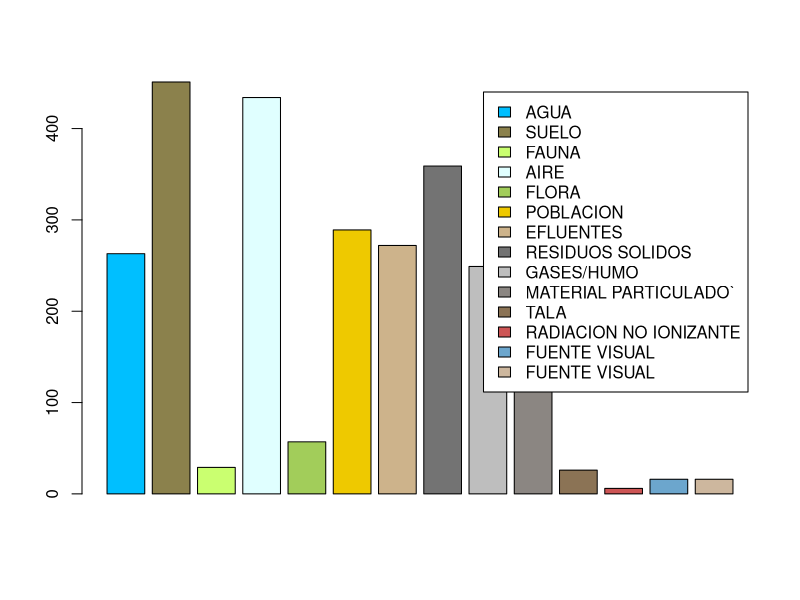
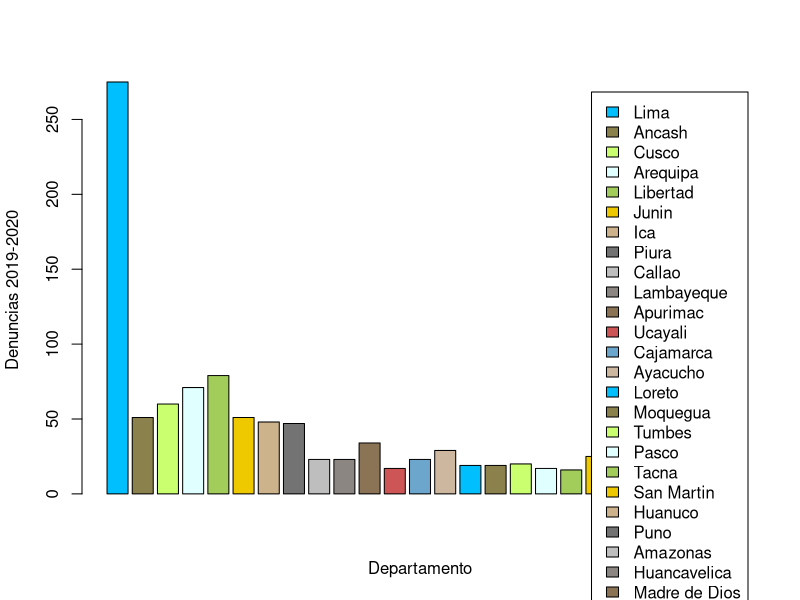
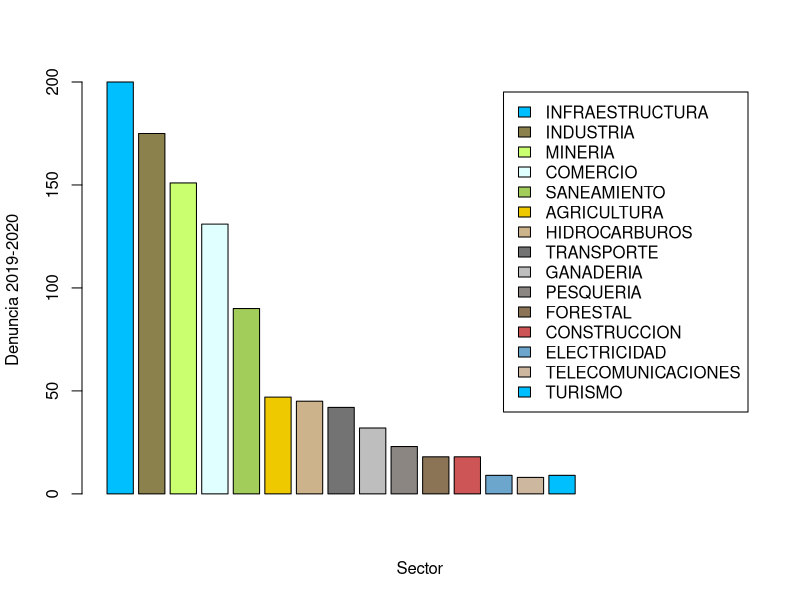
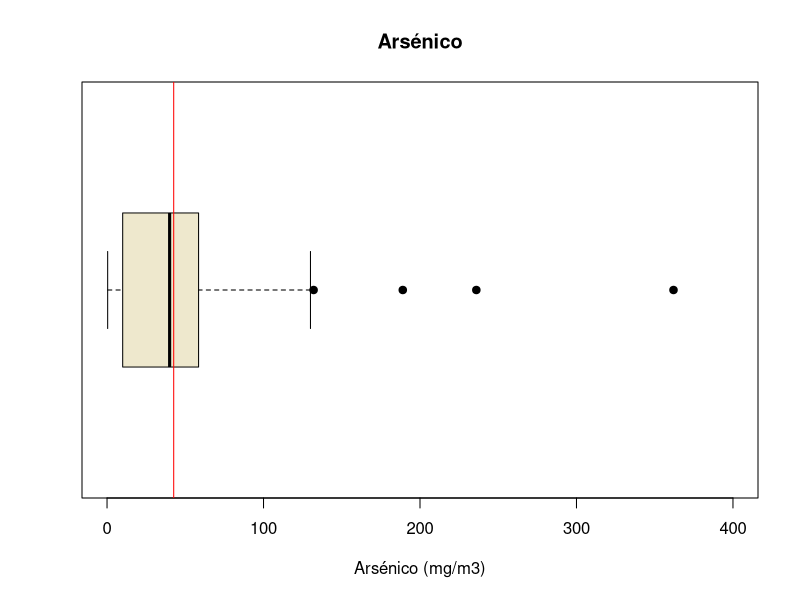
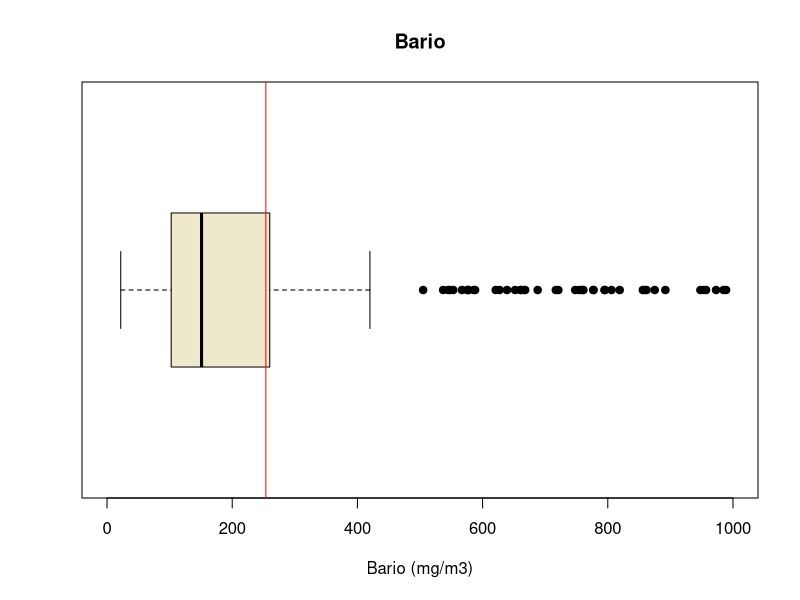
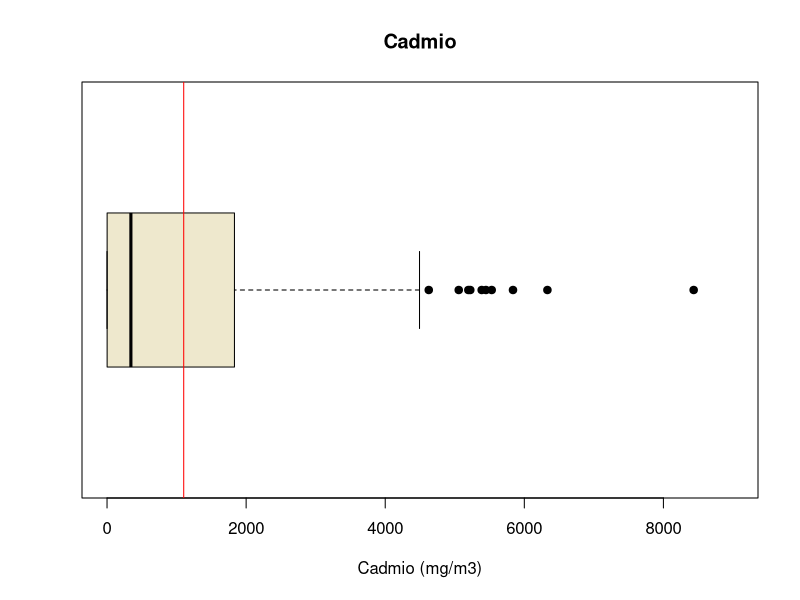
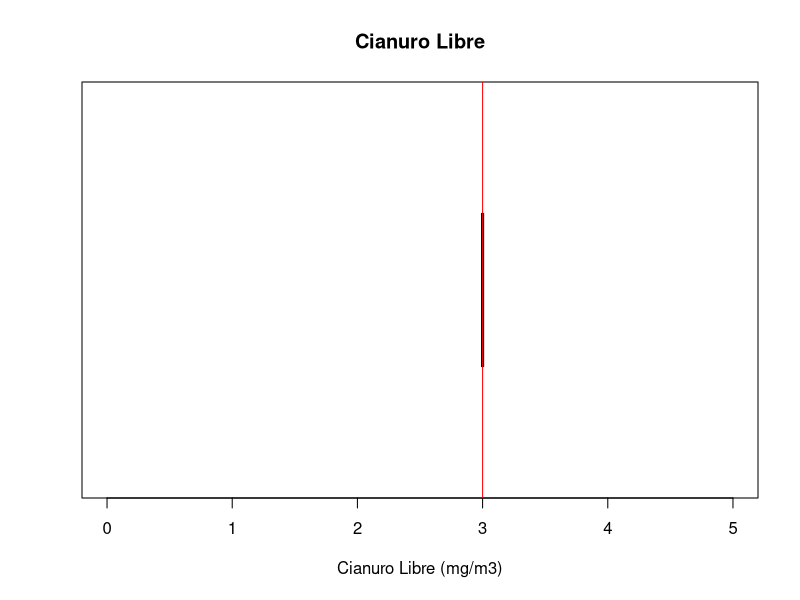
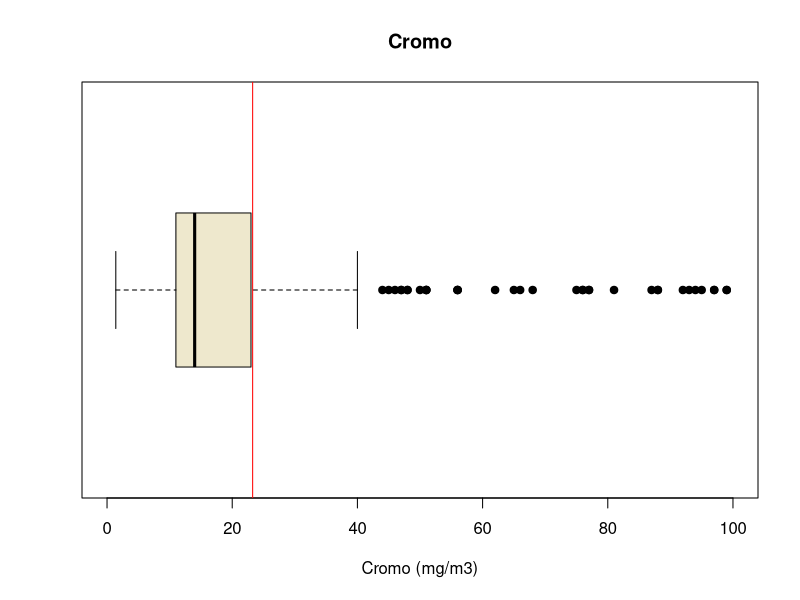

Recreate these plots in R, in order.
## ---- chunk 1
rm(list=ls()) 
## ---- chunk 2
library(readr)
library(dplyr)
## ---- chunk 3
DD1920 <- read_csv("Denuncias1920.csv",col_types=cols(Suelo = col_number()))
DD18 <- read_csv("Denuncias-18.csv")
CAS <- read_csv("CAS.csv", col_types = cols(Aluminio = col_number(), 
    Antimonio = col_number(), `Arsénico` = col_number(), 
    Bario = col_number(), Berilio = col_number(), 
    Bismuto = col_number(), Boro = col_number(), 
    Cadmio = col_number(), Calcio = col_number(), 
    Cerio = col_number(), `Cianuro libre` = col_number(), 
    Cobalto = col_number(), Cobre = col_number(), 
    Cromo = col_number(), `Estaño` = col_number(), 
    Estroncio = col_number(), Fósforo = col_number(), 
    Hierro = col_number(), Litio = col_number(), 
    Magnesio = col_number(), Manganeso = col_number(), 
    Mercurio = col_number(), Molibdeno = col_number(), 
    `Níquel` = col_number(), Plata = col_number(), 
    Plomo = col_number(), Potasio = col_number(), 
    Selenio = col_number(),Sodio = col_number(), Talio = col_number(), 
    Titanio = col_number(), Torio = col_number(), Uranio = col_number(), Zinc = col_number()))

## ---- chunk 4
CAA <- read_csv("CAA.csv", col_types = cols(Aluminio = col_number(), 
    `Aluminio disuelto` = col_number(), Amoniaco = col_number(), 
    Antimonio = col_number(), `Antimonio disuelto` = col_number(), 
    `Arsénico` = col_number(), `Arsénico disuelto` = col_number(), 
    Bario = col_number(), `Bario disuelto` = col_number(), 
    Berilio = col_number(), `Berilio disuelto` = col_number(), 
    Bicarbonatos = col_number(), Bismuto = col_number(), 
    `Bismuto disuelto` = col_number(), Boro = col_number(), 
    `Boro disuelto` = col_number(), Cadmio = col_number(), 
    `Cadmio disuelto` = col_number(), Calcio = col_number(), 
    `Calcio disuelto` = col_number(), Carbonatos = col_number(), 
    Caudal = col_number(), `Cianuro libre` = col_number(), 
    `Cianuro Wad` = col_number(), Cloruros = col_number(), 
    Cobalto = col_number(), `Cobalto disuelto` = col_number(), 
    Cobre = col_number(), `Cobre disuelto` = col_number(), 
    Cromo = col_number()))
## ---- chunk 5

Obs <- c("Observaciones","Observaciones incompletas","Datos faltantes", "Variables Totales")
N <- c(nrow(DD18),sum(!complete.cases(DD18)),sum(is.na(DD18)), ncol(DD18) )
OB1 <- data.frame(Obs,N)
OB1
## ---- chunk 6

Obs3 <- c("Observaciones","Observaciones incompletas","Datos faltantes", "Variables Totales")
N3 <- c(nrow(DD1920),sum(!complete.cases(DD1920)),sum(is.na(DD1920)), ncol(DD1920) )
OB3 <- data.frame(Obs3,N3)
OB3
## ---- chunk 7

Obs2 <- c("Observaciones","Observaciones incompletas","Datos faltantes", "Variables Totales")
N2 <- c(nrow(CAS),sum(!complete.cases(CAS)),sum(is.na(CAS)), ncol(CAS))
OB2 <- data.frame(Obs2,N2)
OB2
## ---- chunk 8
Variables <- c("Departamento", "Provincia" ,"Distrito", "Actividad económica","Tipo de contaminacion","Estado de la demanda")

`Tipo_de_Variable` <- c("Nominal","Nominal","Nominal","Nominal","Nominal", "Nominal")
Restricciones <- c("En el Peru","En el Peru", "En el Peru", "Legales","Agua, SUelo, Aire, Fauna" ,"Abierta o Cerrada")

ED <- data.frame(Variables,`Tipo_de_Variable`, Restricciones)
ED
## ---- chunk 9
Variables2 <- c("ESTE","NORTE","Aluminio","Antionio","Arsénico",	"Bario","Berilio","Bismuto","Boro","Cadmio","Calcio","Cerio","Cianuro libre","Cobalto","Cobre","Cromo","Cromo Hexavelante","Estaño", "Estroncio","Fósforo","Hierro","Litio","Magnecio","Manganeso","Mercurio","Molibdeno","Níquel","Plata","Plomo","Potasio","Selenio","Sodio","Talio","Torio")

`Tipo_de_Variable2` <- c("Discretas","Discretas","Discretas","Discretas","Discretas","Discretas","Discretas","Discretas","Discretas","Discretas","Discretas","Discretas","Discretas","Discretas","Discretas","Discretas","Discretas","Discretas","Discretas","Discretas","Discretas","Discretas","Discretas","Discretas","Discretas","Discretas","Discretas","Discretas","Discretas","Discretas","Discretas","Discretas","Discretas","Discretas")

Restricciones2  <- c("Coordenadas","Coordenadas", " 40973-5726 (ppm)","21.9-989 (ppm)", "<0.0017-9.698(ppm)","<0.4-94(ppm)","21.9-989(ppm)","<0.001-1.85(ppm)","<0.0008-2.63(ppm)","<0.18-91.2(ppm)","<0.0007-6.256(ppm)","-9748(ppm)","8.446-9496(ppm)","<0.3(ppm)","0.481-999(ppm)","1.5-98(ppm)","1.4-99(ppm","-0.4(ppm)","<0.1-1.9(ppm)","3.03-991","60-2946(ppm)","8250-100138(ppm)","0.338-992(ppm)","229-14458(ppm)","65.6-5629(ppm)","<0.03-0.33(ppm)","<0.003-7.3(ppm)","0.679-995(ppm)","<0.006-1.29(ppm)","3.79-997(ppm)","271-7913(ppm)","<0.004-3.78(ppm)","<1-992","<0.0002-2.168(ppm)")


ED2 <- data.frame(Variables2,`Tipo_de_Variable2`, Restricciones2)
ED2
## ---- chunk 10
tipo <- c("AGUA","SUELO","FAUNA","AIRE","FLORA","POBLACION","EFLUENTES","RESIDUOS SOLIDOS","GASES/HUMO","MATERIAL PARTICULADO`","TALA","RADIACION NO IONIZANTE","FUENTE VISUAL","FUENTE VISUAL")

cantidad <- c(sum(DD1920$AGUA),
sum(DD1920$SUELO),sum(DD1920$FAUNA),sum(DD1920$AIRE),
sum(DD1920$FLORA),sum(DD1920$POBLACION),sum(DD1920$EFLUENTES),sum(DD1920$`RESIDUOS SOLIDOS`),sum(DD1920$`GASES/HUMO`),sum(DD1920$`MATERIAL PARTICULADO`),sum(DD1920$TALA),sum(DD1920$`RADIACION NO IONIZANTE`),sum(DD1920$`FUENTE VISUAL`),sum(DD1920$`FUENTE VISUAL`))

colores <- c("deepskyblue1","lightgoldenrod4","darkolivegreen1", "lightcyan","darkolivegreen3","gold2","navajowhite3","gray45","gray","seashell4","burlywood4", "indianred3", "skyblue3", "bisque3")

DDA<-data.frame(tipo, cantidad)
barplot(DDA[1:14,2],legend=c("AGUA","SUELO","FAUNA","AIRE","FLORA","POBLACION","EFLUENTES","RESIDUOS SOLIDOS","GASES/HUMO","MATERIAL PARTICULADO`","TALA","RADIACION NO IONIZANTE","FUENTE VISUAL","FUENTE VISUAL"), col =colores)

## ---- chunk 11
#denuncias 2019-2020

DEP1920 <- c("Lima","Ancash","Cusco", "Arequipa","Libertad", "Junin","Ica","Piura","Callao","Lambayeque","Apurimac","Ucayali","Cajamarca","Ayacucho","Loreto" ,"Moquegua","Tumbes","Pasco","Tacna","San Martin","Huanuco","Puno","Amazonas","Huancavelica","Madre de Dios")

CAN1920 <- c(sum(DD1920$DEPARTAMENTO == "LIMA"),sum(DD1920$DEPARTAMENTO == "ANCASH"),sum(DD1920$DEPARTAMENTO == "CUSCO"),sum(DD1920$DEPARTAMENTO == "AREQUIPA"),sum(DD1920$DEPARTAMENTO == "LA LIBERTAD"),sum(DD1920$DEPARTAMENTO == "JUNIN"),sum(DD1920$DEPARTAMENTO == "ICA"),sum(DD1920$DEPARTAMENTO == "PIURA"),sum(DD1920$DEPARTAMENTO == "CALLAO"),sum(DD1920$DEPARTAMENTO == "LAMBAYEQUE"),sum(DD1920$DEPARTAMENTO == "APURIMAC"),sum(DD1920$DEPARTAMENTO == "UCAYALI"),sum(DD1920$DEPARTAMENTO == "CAJAMARCA"),sum(DD1920$DEPARTAMENTO == "AYACUCHO"),sum(DD1920$DEPARTAMENTO == "LORETO"),sum(DD1920$DEPARTAMENTO == "MOQUEGUA"),sum(DD1920$DEPARTAMENTO == "TUMBES"),sum(DD1920$DEPARTAMENTO == "PASCO"),sum(DD1920$DEPARTAMENTO == "TACNA"),sum(DD1920$DEPARTAMENTO == "SAN MARTIN"),sum(DD1920$DEPARTAMENTO == "HUANUCO"),sum(DD1920$DEPARTAMENTO == "PUNO"),sum(DD1920$DEPARTAMENTO == "AMAZONAS"),sum(DD1920$DEPARTAMENTO == "HUANCAVELICA"),sum(DD1920$DEPARTAMENTO == "MADRE DE DIOS"))

Tabla1920 <- data.frame(DEP1920,CAN1920)

barplot(Tabla1920[1:25,2],legend=c("Lima","Ancash","Cusco", "Arequipa","Libertad", "Junin","Ica","Piura","Callao","Lambayeque","Apurimac","Ucayali","Cajamarca","Ayacucho","Loreto" ,"Moquegua","Tumbes","Pasco","Tacna","San Martin","Huanuco","Puno","Amazonas","Huancavelica","Madre de Dios"),col = colores, xlab="Departamento",ylab="Denuncias 2019-2020")

## ---- chunk 12
#Sector economico 2019-2020
ACTECO1920 <- c("INFRAESTRUCTURA","INDUSTRIA", "MINERIA","COMERCIO","SANEAMIENTO","AGRICULTURA","HIDROCARBUROS","TRANSPORTE","GANADERIA","PESQUERIA","FORESTAL","CONSTRUCCION","ELECTRICIDAD","TELECOMUNICACIONES","TURISMO" )

CAN1920 <- c(sum(DD1920$`ACTIVIDAD ECONOMICA` == "INFRAESTRUCTURA"),sum(DD1920$`ACTIVIDAD ECONOMICA` == "INDUSTRIA"),sum(DD1920$`ACTIVIDAD ECONOMICA` == "MINERIA"),sum(DD1920$`ACTIVIDAD ECONOMICA`== "COMERCIO"),sum(DD1920$`ACTIVIDAD ECONOMICA` == "SANEAMIENTO"),sum(DD1920$`ACTIVIDAD ECONOMICA` == "AGRICULTURA"),sum(DD1920$`ACTIVIDAD ECONOMICA`== "HIDROCARBUROS"),sum(DD1920$`ACTIVIDAD ECONOMICA` == "TRANSPORTE"),sum(DD1920$`ACTIVIDAD ECONOMICA` == "GANADERIA"),sum(DD1920$`ACTIVIDAD ECONOMICA` == "PESQUERIA"),sum(DD1920$`ACTIVIDAD ECONOMICA`== "FORESTAL"),sum(DD1920$`ACTIVIDAD ECONOMICA` == "CONSTRUCCION"),sum(DD1920$`ACTIVIDAD ECONOMICA` == "ELECTRICIDAD"),sum(DD1920$`ACTIVIDAD ECONOMICA` == "TELECOMUNICACIONES"),sum(DD1920$`ACTIVIDAD ECONOMICA` == "TURISMO"))

tabla1920 <- data.frame(ACTECO1920,CAN1920)

barplot(tabla1920[1:20,2], legend= c("INFRAESTRUCTURA","INDUSTRIA", "MINERIA","COMERCIO","SANEAMIENTO","AGRICULTURA","HIDROCARBUROS","TRANSPORTE","GANADERIA","PESQUERIA","FORESTAL","CONSTRUCCION","ELECTRICIDAD","TELECOMUNICACIONES","TURISMO" ), col= colores,xlab="Sector", ylab="Denuncia 2019-2020")
## ---- chunk 13
boxplot(CAS$Arsénico, horizontal = TRUE, main = "Arsénico", col="cornsilk2", xlab= "Arsénico (mg/m3)",pch= 19, ylim=c(0,400) )
abline(v = mean(CAS$Arsénico, na.rm = TRUE, ), col = "red")
Media <- mean(CAS$Arsénico, na.rm=TRUE, col="red")
Mediana <-median(CAS$Arsénico, na.rm=TRUE)
No_contaminado <- sum(CAS$Arsénico > 0.001 & CAS$Arsénico < 250,na.rm=TRUE)
Elemento <- c("Arsénico")
Tab <- data.frame(Elemento,No_contaminado,Media,Mediana)
Tab
## ---- chunk 14
summary(CAS$Arsénico)
n=227
ns<- (1-0.25)/2
Zcritico <- qnorm(0.25+ns)
Desviacion_Estandar_Muestral <- sd(CAS$Arsénico, na.rm=TRUE)
Media_Muestral <- mean(CAS$Arsénico, na.rm=TRUE)
I.Izquierdo<- Media_Muestral-Zcritico*Desviacion_Estandar_Muestral/sqrt(n)
I.Derecho<- Media_Muestral+Zcritico*Desviacion_Estandar_Muestral/sqrt(n)
Precisión <- Zcritico*Desviacion_Estandar_Muestral/sqrt(n)


## ---- chunk 15
IDC <- data.frame(Desviacion_Estandar_Muestral,Media_Muestral,Zcritico,I.Izquierdo,I.Derecho,Precisión)
IDC
## ---- chunk 16
boxplot(CAS$Bario, horizontal = TRUE, main = "Bario", col="cornsilk2", xlab= "Bario (mg/m3)",pch= 19, ylim=c(0,1000) )
abline(v = mean(CAS$Bario, na.rm = TRUE, ), col = "red")
Media <- mean(CAS$Bario, na.rm=TRUE, col="red")
Mediana <-median(CAS$Bario, na.rm=TRUE)
No_contaminado <- sum(CAS$Bario > 0 & CAS$Bario < 750,na.rm=TRUE)
Elemento <- c("Bario")
Tab <- data.frame(Elemento,No_contaminado,Media,Mediana)
Tab

## ---- chunk 17
summary(CAS$Bario)
n=227
ns<- (1-0.95)/2
Zcritico <- qnorm(0.95+ns)
Desviacion_Estandar_Muestral <- sd(CAS$Bario, na.rm=TRUE)
Media_Muestral <- mean(CAS$Bario, na.rm=TRUE)
I.Izquierdo<- Media_Muestral-Zcritico*Desviacion_Estandar_Muestral/sqrt(n)
I.Derecho<- Media_Muestral+Zcritico*Desviacion_Estandar_Muestral/sqrt(n)
Precisión <- Zcritico*Desviacion_Estandar_Muestral/sqrt(n)
## ---- chunk 18
IDC <- data.frame(Desviacion_Estandar_Muestral,Media_Muestral,Zcritico,I.Izquierdo,I.Derecho,Precisión)
IDC
## ---- chunk 19
boxplot(CAS$Cadmio, horizontal = TRUE, main = "Cadmio", col="cornsilk2", xlab= "Cadmio (mg/m3)",pch= 19, ylim=c(0,9000) )
abline(v = mean(CAS$Cadmio, na.rm = TRUE, ), col = "red")
Media <- mean(CAS$Cadmio, na.rm=TRUE, col="red")
Mediana <-median(CAS$Cadmio, na.rm=TRUE)
No_contaminado <- sum(CAS$Cadmio > 0 & CAS$Cadmio < 22,na.rm=TRUE)
Elemento <- c("Cadmio")
Tab <- data.frame(Elemento,No_contaminado,Media,Mediana)
Tab
## ---- chunk 20
summary(CAS$Cadmio)
n=227
ns<- (1-0.05)/2
Zcritico <- qnorm(0.05+ns)
Desviacion_Estandar_Muestral <- sd(CAS$Cadmio, na.rm=TRUE)
Media_Muestral <- mean(CAS$Cadmio, na.rm=TRUE)
I.Izquierdo<- Media_Muestral-Zcritico*Desviacion_Estandar_Muestral/sqrt(n)
I.Derecho<- Media_Muestral+Zcritico*Desviacion_Estandar_Muestral/sqrt(n)
Precisión <- Zcritico*Desviacion_Estandar_Muestral/sqrt(n)


## ---- chunk 21
IDC <- data.frame(Desviacion_Estandar_Muestral,Media_Muestral,Zcritico,I.Izquierdo,I.Derecho,Precisión)
IDC
## ---- chunk 22
boxplot(CAS$`Cianuro libre`, horizontal = TRUE, main = "Cianuro Libre", col="cornsilk2", xlab= "Cianuro Libre (mg/m3)",pch= 19, ylim=c(0,5) )
abline(v = mean(CAS$`Cianuro libre`, na.rm = TRUE, ), col = "red")
Media <- mean(CAS$`Cianuro libre`, na.rm=TRUE, col="red")
Mediana <-median(CAS$`Cianuro libre`, na.rm=TRUE)
No_contaminado <- sum(CAS$`Cianuro libre` > 0 & CAS$`Cianuro libre` <8 ,na.rm=TRUE)
Elemento <- c("Cianuro libre")
Tab <- data.frame(Elemento,No_contaminado,Media,Mediana)
Tab

## ---- chunk 23
summary(CAS$`Cianuro libre`)
n=227
ns<- (1-0.95)/2
Zcritico <- qnorm(0.95+ns)
Desviacion_Estandar_Muestral <- sd(CAS$`Cianuro libre`, na.rm=TRUE)
Media_Muestral <- mean(CAS$`Cianuro libre`, na.rm=TRUE)
I.Izquierdo<- Media_Muestral-Zcritico*Desviacion_Estandar_Muestral/sqrt(n)
I.Derecho<- Media_Muestral+Zcritico*Desviacion_Estandar_Muestral/sqrt(n)
Precisión <- Zcritico*Desviacion_Estandar_Muestral/sqrt(n)


## ---- chunk 24
IDC <- data.frame(Desviacion_Estandar_Muestral,Media_Muestral,Zcritico,I.Izquierdo,I.Derecho,Precisión)
IDC
## ---- chunk 25
boxplot(CAS$Cromo, horizontal = TRUE, main = "Cromo", col="cornsilk2", xlab= "Cromo (mg/m3)",pch= 19, ylim=c(0,100) )
abline(v = mean(CAS$Cromo, na.rm = TRUE, ), col = "red")
Media <- mean(CAS$Cromo, na.rm=TRUE, col="red")
Mediana <-median(CAS$Cromo, na.rm=TRUE)
No_contaminado <- sum(CAS$Cromo > 1 & CAS$Cromo < 1500,na.rm=TRUE)
Elemento <- c("Cromo")
Tab <- data.frame(Elemento,No_contaminado,Media,Mediana)
Tab
## ---- chunk 26
summary(CAS$Cromo)
n=227
ns<- (1-0.95)/2
Zcritico <- qnorm(0.95+ns)
Desviacion_Estandar_Muestral <- sd(CAS$Cromo, na.rm=TRUE)
Media_Muestral <- mean(CAS$Cromo, na.rm=TRUE)
I.Izquierdo<- Media_Muestral-Zcritico*Desviacion_Estandar_Muestral/sqrt(n)
I.Derecho<- Media_Muestral+Zcritico*Desviacion_Estandar_Muestral/sqrt(n)
Precisión <- Zcritico*Desviacion_Estandar_Muestral/sqrt(n)


## ---- chunk 27
IDC <- data.frame(Desviacion_Estandar_Muestral,Media_Muestral,Zcritico,I.Izquierdo,I.Derecho,Precisión)
IDC
## ---- chunk 28
boxplot(CAS$Mercurio, horizontal = TRUE, main = "Mercurio", col="cornsilk2", xlab= "Mercurio (mg/m3)",pch= 19, ylim=c(0,7) )
abline(v = mean(CAS$Mercurio, na.rm = TRUE, ), col = "red")
Media <- mean(CAS$Mercurio, na.rm=TRUE, col="red")
Mediana <-median(CAS$Mercurio, na.rm=TRUE)
No_contaminado <- sum(CAS$Mercurio > 0 & CAS$Mercurio < 24,na.rm=TRUE)
Elemento <- c("Mercurio")
Tab <- data.frame(Elemento,No_contaminado,Media,Mediana)
Tab
## ---- chunk 29
summary(CAS$Mercurio)
n=227
ns<- (1-0.95)/2
Zcritico <- qnorm(0.95+ns)
Desviacion_Estandar_Muestral <- sd(CAS$Mercurio, na.rm=TRUE)
Media_Muestral <- mean(CAS$Mercurio, na.rm=TRUE)
I.Izquierdo<- Media_Muestral-Zcritico*Desviacion_Estandar_Muestral/sqrt(n)
I.Derecho<- Media_Muestral+Zcritico*Desviacion_Estandar_Muestral/sqrt(n)
Precisión <- Zcritico*Desviacion_Estandar_Muestral/sqrt(n)


## ---- chunk 30
IDC <- data.frame(Desviacion_Estandar_Muestral,Media_Muestral,Zcritico,I.Izquierdo,I.Derecho,Precisión)
IDC
## ---- chunk 31
boxplot(CAS$Plomo, horizontal = TRUE, main = "Plomo", col="cornsilk2", xlab= "Plomo (mg/m3)",pch= 19, ylim=c(0,1000) )
abline(v = mean(CAS$Plomo, na.rm = TRUE, ), col = "red")
Media <- mean(CAS$Plomo, na.rm=TRUE, col="red")
Mediana <-median(CAS$Plomo, na.rm=TRUE)
No_contaminado <- sum(CAS$Plomo > 1 & CAS$Plomo < 1500,na.rm=TRUE)
Elemento <- c("Plomo")
Tab <- data.frame(Elemento,No_contaminado,Media,Mediana)
Tab
## ---- chunk 32
summary(CAS$Plomo)
n=227
ns<- (1-0.95)/2
Zcritico <- qnorm(0.95+ns)
Desviacion_Estandar_Muestral <- sd(CAS$Plomo, na.rm=TRUE)
Media_Muestral <- mean(CAS$Plomo, na.rm=TRUE)
I.Izquierdo<- Media_Muestral-Zcritico*Desviacion_Estandar_Muestral/sqrt(n)
I.Derecho<- Media_Muestral+Zcritico*Desviacion_Estandar_Muestral/sqrt(n)
Precisión <- Zcritico*Desviacion_Estandar_Muestral/sqrt(n)


## ---- chunk 33
IDC <- data.frame(Desviacion_Estandar_Muestral,Media_Muestral,Zcritico,I.Izquierdo,I.Derecho,Precisión)
IDC
## ---- chunk 34
boxplot(CAS$Zinc, horizontal = TRUE, main = "Zinc", col="cornsilk2", xlab= "Zinc (mg/m3)",pch= 19, ylim=c(0,1000) )
abline(v = mean(CAS$Zinc, na.rm = TRUE, ), col = "red")
Media <- mean(CAS$Zinc, na.rm=TRUE, col="red")
Mediana <-median(CAS$Zinc, na.rm=TRUE)
No_contaminado <- sum(CAS$Zinc > 1 & CAS$Zinc < 1500,na.rm=TRUE)
Elemento <- c("Níquel")
Tab <- data.frame(Elemento,No_contaminado,Media,Mediana)
Tab
## ---- chunk 35
summary(CAS$Zinc)
n=227
ns<- (1-0.95)/2
Zcritico <- qnorm(0.95+ns)
Desviacion_Estandar_Muestral <- sd(CAS$Zinc, na.rm=TRUE)
Media_Muestral <- mean(CAS$Zinc, na.rm=TRUE)
I.Izquierdo<- Media_Muestral-Zcritico*Desviacion_Estandar_Muestral/sqrt(n)
I.Derecho<- Media_Muestral+Zcritico*Desviacion_Estandar_Muestral/sqrt(n)
Precisión <- Zcritico*Desviacion_Estandar_Muestral/sqrt(n)


## ---- chunk 36
IDC <- data.frame(Desviacion_Estandar_Muestral,Media_Muestral,Zcritico,I.Izquierdo,I.Derecho,Precisión)
IDC
## ---- chunk 37
boxplot(CAS$Cobre, horizontal = TRUE, main = "Cobre", col="cornsilk2", xlab= "Cobre (mg/m3)",pch= 19, ylim=c(0,200) )
abline(v = mean(CAS$Cobre, na.rm = TRUE, ), col = "red")
Media <- mean(CAS$Cobre, na.rm=TRUE, col="red")
Mediana <-median(CAS$Cobre, na.rm=TRUE)
No_contaminado <- sum(CAS$Cobre > 1 & CAS$Cobre < 250,na.rm=TRUE)
Elemento <- c("Cobre")
Tab <- data.frame(Elemento,No_contaminado,Media,Mediana)
Tab
## ---- chunk 38
summary(CAS$Cromo)
n=227
ns<- (1-0.95)/2
Zcritico <- qnorm(0.95+ns)
Desviacion_Estandar_Muestral <- sd(CAS$Cromo, na.rm=TRUE)
Media_Muestral <- mean(CAS$Cromo, na.rm=TRUE)
I.Izquierdo<- Media_Muestral-Zcritico*Desviacion_Estandar_Muestral/sqrt(n)
I.Derecho<- Media_Muestral+Zcritico*Desviacion_Estandar_Muestral/sqrt(n)
Precisión <- Zcritico*Desviacion_Estandar_Muestral/sqrt(n)


## ---- chunk 39
IDC <- data.frame(Desviacion_Estandar_Muestral,Media_Muestral,Zcritico,I.Izquierdo,I.Derecho,Precisión)
IDC
## ---- chunk 40
boxplot(CAS$Aluminio, horizontal = TRUE, main = "Aluminio", col="cornsilk2", xlab= "Aluminio (mg/m3)",pch= 19, ylim=c(0,45000) )
abline(v = mean(CAS$Aluminio, na.rm = TRUE, ), col = "red")
Media <- mean(CAS$Aluminio, na.rm=TRUE, col="red")
Mediana <-median(CAS$Aluminio, na.rm=TRUE)
Tab <- data.frame(Media,Mediana)
Tab
## ---- chunk 41
boxplot(CAS$Antimonio, horizontal = TRUE, main = "Antimonio", col="cornsilk2", xlab= "Antimonio (mg/m3)",pch= 19, ylim=c(0,9500) )
abline(v = mean(CAS$Antimonio, na.rm = TRUE, ), col = "red")
Media <- mean(CAS$Antimonio, na.rm=TRUE, col="red")
Mediana <-median(CAS$Antimonio, na.rm=TRUE)
Tab <- data.frame(Media,Mediana)
Tab
## ---- chunk 42
boxplot(CAS$Berilio, horizontal = TRUE, main = "Berilio", col="cornsilk2", xlab= "Berilio (mg/m3)",pch= 19, ylim=c(0,1500) )
abline(v = mean(CAS$Berilio, na.rm = TRUE, ), col = "red")
Media <- mean(CAS$Berilio, na.rm=TRUE, col="red")
Mediana <-median(CAS$Berilio, na.rm=TRUE)
Tab <- data.frame(Media,Mediana)
Tab
## ---- chunk 43
boxplot(CAS$Bismuto, horizontal = TRUE, main = "Bismuto", col="cornsilk2", xlab= "Bismuto (mg/m3)",pch= 19, ylim=c(0,2800) )
abline(v = mean(CAS$Bismuto, na.rm = TRUE, ), col = "red")
Media <- mean(CAS$Bismuto, na.rm=TRUE, col="red")
Mediana <-median(CAS$Bismuto, na.rm=TRUE)
Tab <- data.frame(Media,Mediana)
Tab
## ---- chunk 44
boxplot(CAS$Boro, horizontal = TRUE, main = "Boro", col="cornsilk2", xlab= "Boro (mg/m3)",pch= 19, ylim=c(0,1100) )
abline(v = mean(CAS$Boro, na.rm = TRUE, ), col = "red")
Media <- mean(CAS$Boro, na.rm=TRUE, col="red")
Mediana <-median(CAS$Boro, na.rm=TRUE)
Tab <- data.frame(Media,Mediana)
Tab
## ---- chunk 45
boxplot(CAS$Calcio, horizontal = TRUE, main = "Calcio", col="cornsilk2", xlab= "Calcio (mg/m3)",pch= 19, ylim=c(0,10500) )
abline(v = mean(CAS$Calcio, na.rm = TRUE, ), col = "red")
Media <- mean(CAS$Calcio, na.rm=TRUE, col="red")
Mediana <-median(CAS$Calcio, na.rm=TRUE)
Tab <- data.frame(Media,Mediana)
Tab
## ---- chunk 46
boxplot(CAS$Cerio, horizontal = TRUE, main = "Cerio", col="cornsilk2", xlab= "Cerio (mg/m3)",pch= 19, ylim=c(0,10300) )
abline(v = mean(CAS$Cerio, na.rm = TRUE, ), col = "red")
Media <- mean(CAS$Cerio, na.rm=TRUE, col="red")
Mediana <-median(CAS$Cerio, na.rm=TRUE)
Tab <- data.frame(Media,Mediana)
Tab
## ---- chunk 47
boxplot(CAS$Cobalto, horizontal = TRUE, main = "Cobalto", col="cornsilk2", xlab= "Cobalto (mg/m3)",pch= 19, ylim=c(0,800) )
abline(v = mean(CAS$Cobalto, na.rm = TRUE, ), col = "red")
Media <- mean(CAS$Cobalto, na.rm=TRUE, col="red")
Mediana <-median(CAS$Cobalto, na.rm=TRUE)
Tab <- data.frame(Media,Mediana)
Tab
## ---- chunk 48
boxplot(CAS$Estaño, horizontal = TRUE, main = "Estaño", col="cornsilk2", xlab= "Estaño (mg/m3)",pch= 19, ylim=c(0,100) )
abline(v = mean(CAS$Estaño, na.rm = TRUE, ), col = "red")
Media <- mean(CAS$Estaño, na.rm=TRUE, col="red")
Mediana <-median(CAS$Estaño, na.rm=TRUE)
Tab <- data.frame(Media,Mediana)
Tab
## ---- chunk 49
boxplot(CAS$Estroncio, horizontal = TRUE, main = "Estroncio", col="cornsilk2", xlab= "Estroncio (mg/m3)",pch= 19, ylim=c(0,1000) )
abline(v = mean(CAS$Estroncio, na.rm = TRUE, ), col = "red")
Media <- mean(CAS$Estroncio, na.rm=TRUE, col="red")
Mediana <-median(CAS$Estroncio, na.rm=TRUE)
Tab <- data.frame(Media,Mediana)
Tab
## ---- chunk 50
boxplot(CAS$Fósforo, horizontal = TRUE, main = "Fósforo", col="cornsilk2", xlab= "Fósforo (mg/m3)",pch= 19, ylim=c(0,3500) )
abline(v = mean(CAS$Fósforo, na.rm = TRUE, ), col = "red")
Media <- mean(CAS$Fósforo, na.rm=TRUE, col="red")
Mediana <-median(CAS$Fósforo, na.rm=TRUE)
Tab <- data.frame(Media,Mediana)
Tab
## ---- chunk 51
boxplot(CAS$Hierro, horizontal = TRUE, main = "Hierro", col="cornsilk2", xlab= "Hierro (mg/m3)",pch= 19, ylim=c(0,80000) )
abline(v = mean(CAS$Hierro, na.rm = TRUE, ), col = "red")
Media <- mean(CAS$Hierro, na.rm=TRUE, col="red")
Mediana <-median(CAS$Hierro, na.rm=TRUE)
Tab <- data.frame(Media,Mediana)
Tab
## ---- chunk 52
boxplot(CAS$Litio, horizontal = TRUE, main = "Litio", col="cornsilk2", xlab= "Litio (mg/m3)",pch= 19, ylim=c(0,1200) )
abline(v = mean(CAS$Litio, na.rm = TRUE, ), col = "red")
Media <- mean(CAS$Litio, na.rm=TRUE, col="red")
Mediana <-median(CAS$Litio, na.rm=TRUE)
Tab <- data.frame(Media,Mediana)
Tab
## ---- chunk 53
boxplot(CAS$Magnesio, horizontal = TRUE, main = "Magnesio", col="cornsilk2", xlab= "Magnesio (mg/m3)",pch= 19, ylim=c(0,17000) )
abline(v = mean(CAS$Magnesio, na.rm = TRUE, ), col = "red")
Media <- mean(CAS$Magnesio, na.rm=TRUE, col="red")
Mediana <-median(CAS$Magnesio, na.rm=TRUE)
Tab <- data.frame(Media,Mediana)
Tab
## ---- chunk 54
boxplot(CAS$Manganeso, horizontal = TRUE, main = "Manganeso", col="cornsilk2", xlab= "Manganeso (mg/m3)",pch= 19, ylim=c(0,2000) )
abline(v = mean(CAS$Manganeso, na.rm = TRUE, ), col = "red")
Media <- mean(CAS$Manganeso, na.rm=TRUE, col="red")
Mediana <-median(CAS$Manganeso, na.rm=TRUE)
Tab <- data.frame(Media,Mediana)
Tab
## ---- chunk 55
boxplot(CAS$Molibdeno, horizontal = TRUE, main = "Molibdeno", col="cornsilk2", xlab= "Molibdeno (mg/m3)",pch= 19, ylim=c(0,1000) )
abline(v = mean(CAS$Molibdeno, na.rm = TRUE, ), col = "red")
Media <- mean(CAS$Molibdeno, na.rm=TRUE, col="red")
Mediana <-median(CAS$Molibdeno, na.rm=TRUE)
Tab <- data.frame(Media,Mediana)
Tab
## ---- chunk 56
boxplot(CAS$Níquel, horizontal = TRUE, main = "Níquel", col="cornsilk2", xlab= "Níquel (mg/m3)",pch= 19, ylim=c(0,1000) )
abline(v = mean(CAS$Níquel, na.rm = TRUE, ), col = "red")
Media <- mean(CAS$Níquel, na.rm=TRUE, col="red")
Mediana <-median(CAS$Níquel, na.rm=TRUE)
Tab <- data.frame(Media,Mediana)
Tab
## ---- chunk 57
No_contaminado <- sum(CAS$Níquel > 1 & CAS$Níquel < 1500,na.rm=TRUE)
Elemento <- c("Níquel")
COMS <- data.frame(Elemento,No_contaminado)
COMS

## ---- chunk 58
boxplot(CAS$Plata, horizontal = TRUE, main = "Plata", col="cornsilk2", xlab= "Plata (mg/m3)",pch= 19, ylim=c(0,140) )
abline(v = mean(CAS$Plata, na.rm = TRUE, ), col = "red")
Media <- mean(CAS$Plata, na.rm=TRUE, col="red")
Mediana <-median(CAS$Plata, na.rm=TRUE)
Tab <- data.frame(Media,Mediana)
Tab
## ---- chunk 59
boxplot(CAS$Potasio, horizontal = TRUE, main = "Potasio", col="cornsilk2", xlab= "Potasio (mg/m3)",pch= 19, ylim=c(0,10000) )
abline(v = mean(CAS$Potasio, na.rm = TRUE, ), col = "red")
Media <- mean(CAS$Potasio, na.rm=TRUE, col="red")
Mediana <-median(CAS$Potasio, na.rm=TRUE)
Tab <- data.frame(Media,Mediana)
Tab
## ---- chunk 60
boxplot(CAS$Selenio, horizontal = TRUE, main = "Selenio", col="cornsilk2", xlab= "Selenio (mg/m3)",pch= 19, ylim=c(0,1000) )
abline(v = mean(CAS$Selenio, na.rm = TRUE, ), col = "red")
Media <- mean(CAS$Selenio, na.rm=TRUE, col="red")
Mediana <-median(CAS$Selenio, na.rm=TRUE)
Tab <- data.frame(Media,Mediana)
Tab
## ---- chunk 61
boxplot(CAS$Sodio, horizontal = TRUE, main = "Sodio", col="cornsilk2", xlab= "Sodio (mg/m3)",pch= 19, ylim=c(0,13000) )
abline(v = mean(CAS$Sodio, na.rm = TRUE, ), col = "red")
Media <- mean(CAS$Sodio, na.rm=TRUE, col="red")
Mediana <-median(CAS$Sodio, na.rm=TRUE)
Tab <- data.frame(Media,Mediana)
Tab
## ---- chunk 62
boxplot(CAS$Talio, horizontal = TRUE, main = "Talio", col="cornsilk2", xlab= "Talio (mg/m3)",pch= 19, ylim=c(0,3000) )
abline(v = mean(CAS$Talio, na.rm = TRUE, ), col = "red")
Media <- mean(CAS$Talio, na.rm=TRUE, col="red")
Mediana <-median(CAS$Talio, na.rm=TRUE)
Tab <- data.frame(Media,Mediana)
Tab
## ---- chunk 63
boxplot(CAS$Titanio, horizontal = TRUE, main = "Titanio", col="cornsilk2", xlab= "Titanio (mg/m3)",pch= 19, ylim=c(0,5000) )
abline(v = mean(CAS$Titanio, na.rm = TRUE, ), col = "red")
Media <- mean(CAS$Titanio, na.rm=TRUE, col="red")
Mediana <-median(CAS$Titanio, na.rm=TRUE)
Tab <- data.frame(Media,Mediana)
Tab
## ---- chunk 64
boxplot(CAS$Torio, horizontal = TRUE, main = "Torio", col="cornsilk2", xlab= "Torio (mg/m3)",pch= 19, ylim=c(0,10000) )
abline(v = mean(CAS$Torio, na.rm = TRUE, ), col = "red")
Media <- mean(CAS$Torio, na.rm=TRUE, col="red")
Mediana <-median(CAS$Torio, na.rm=TRUE)
Tab <- data.frame(Media,Mediana)
Tab
## ---- chunk 65
boxplot(CAS$Uranio, horizontal = TRUE, main = "Uranio", col="cornsilk2", xlab= "Uranio (mg/m3)",pch= 19, ylim=c(0,15000) )
abline(v = mean(CAS$Uranio, na.rm = TRUE, ), col = "red")
Media <- mean(CAS$Uranio, na.rm=TRUE, col="red")
Mediana <-median(CAS$Uranio, na.rm=TRUE)
Tab <- data.frame(Media,Mediana)
Tab
